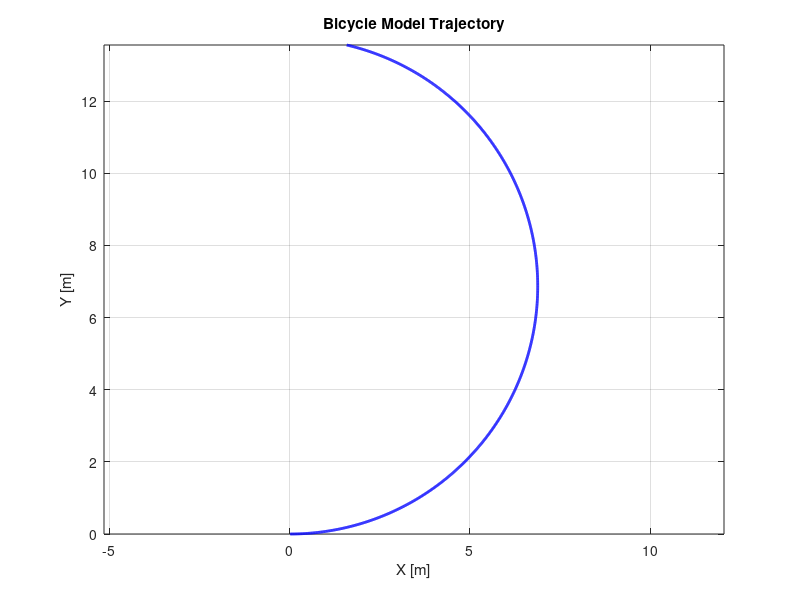
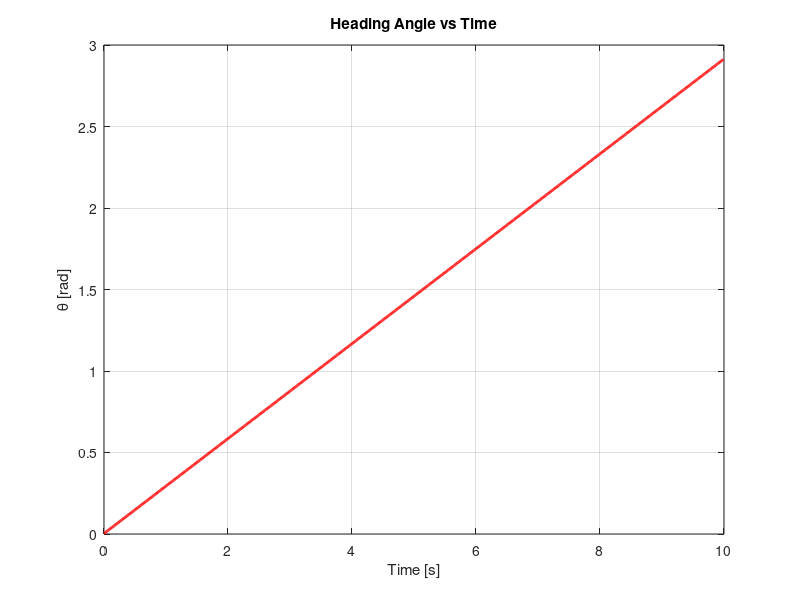

Source code (MATLAB) for these figures, in order:
% File: bicycle_model_sim.m
% ---------------------------------------------
% Task 1: Bicycle Model Simulation
% This script simulates a simple bicycle kinematic model
% with constant velocity and steering angle inputs.
% ---------------------------------------------

clc; clear; close all;

%% Parameters of the vehicle
L = 2.5;          % wheelbase [m]
v = 2.0;          % forward velocity [m/s]
gamma = deg2rad(20);  % steering angle [rad]

%% Simulation setup
dt = 0.01;        % time step [s]
T = 10;           % total simulation time [s]
N = T/dt;         % number of steps

% State vector: [x, y, theta]
x = 0; y = 0; theta = 0;   % initial condition

% For saving results
X = zeros(N,1);
Y = zeros(N,1);
Theta = zeros(N,1);
time = (0:N-1)'*dt;

%% Simulation loop (Euler integration)
for k = 1:N
    % --- Bicycle model equations ---
    dx = v * cos(theta);
    dy = v * sin(theta);
    dtheta = (v/L) * tan(gamma);

    % --- Update state (Euler method) ---
    x = x + dx*dt;
    y = y + dy*dt;
    theta = theta + dtheta*dt;

    % --- Save results ---
    X(k) = x;
    Y(k) = y;
    Theta(k) = theta;
end

%% Plot results
figure;
plot(X, Y, 'b-', 'LineWidth', 2);
xlabel('X [m]'); ylabel('Y [m]');
title('Bicycle Model Trajectory');
grid on; axis equal;

figure;
plot(time, Theta, 'r-', 'LineWidth', 2);
xlabel('Time [s]'); ylabel('\theta [rad]');
title('Heading Angle vs Time');
grid on;
